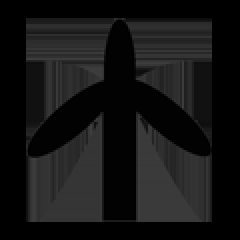
#> input picture 画板 1.png, 120 x 120 px (shown 2 times larger)
$ python -i bjsb.py   (imports and definitions only)
#> lines starting #> are read from the running program, lines starting #| are printed output that depends on the picture
# -*- coding: utf-8 -*-
"""
@Time:2021/11/2 22:43
@Auth"JunLin615
@File:bjsb.py
@IDE:PyCharm
@Motto:With the wind light cloud light mentality, do insatiable things
@email:ljjjun123@gmail.com
"""
import cv2
import numpy as np
def conversion(file_name,save_filename):
    #file_name = "D:\北工硕士阶段\竞赛\互联网+\轨迹2.png"
#> called with file_name = '画板 1.png', save_filename = 'out.png'
    img = cv2.imdecode(np.fromfile(file_name,dtype=np.uint8),-1)
#> img is the input picture: shape (120, 120, 4); mean B, G, R, A 20.4, 20.4, 20.4, 52.6
    #img = cv2.bitwise_not(img)
    gray = img[:,:,0]
    height,width=gray.shape
#> height = 120; width = 120
    dst=np.zeros((height,width,1),np.uint8)
    for i in range(height):
        for j in range(width):
            dst[i,j]=255-gray[i,j]
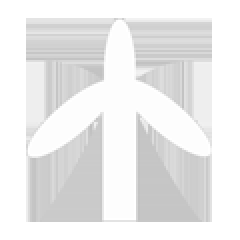
#> dst: shape (120, 120, 1) (shown 2 times larger); min 190, max 255, mean 234.6

    ret, binary = cv2.threshold(gray, 127, 255, cv2.THRESH_BINARY)
#> binary: shape (120, 120); every value is 0

    contours, hierarchy = cv2.findContours(binary, cv2.RETR_LIST, cv2.CHAIN_APPROX_SIMPLE)
#> contours = []
    img = cv2.bitwise_not(img)
    cv2.imshow("source file", img)
    #filename = "D:\\北工硕士阶段\\会议\\main41.png"
    #cv2.imwrite('D:/main41.png', img)
    cv2.drawContours(img, contours, -1, (0, 0, 255), 2)
    #filename = "D:\\北工硕士阶段\\会议\\main42.png"
    #cv2.imwrite('D:/北工硕士阶段/会议/main42.png', img)

    cv2.imshow("trajectory", img)

    cv2.waitKey(0)

    import codecs
    #filename2 = "D:\project_file\python\图像处理\条纹骨架\picture\main4.txt"
    #filename2 = filepath +
    f = codecs.open(save_filename, 'w', 'utf-8')

    # f.write(str(list))

    #print(contours)
    contours_a = []
    for a in contours:
        for b in a :
            for c in b :
                contours_a.append(c)
#> this loop made 0 passes
#> after the loop, contours_a = []

#> (the run stopped early here; a loop or call above may not have finished)
